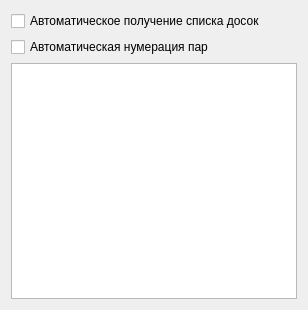
<?xml version="1.0" encoding="UTF-8"?>
<ui version="4.0">
 <class>EditDslamBoardTablePageWidget</class>
 <widget class="QWidget" name="EditDslamBoardTablePageWidget">
  <property name="geometry">
   <rect>
    <x>0</x>
    <y>0</y>
    <width>308</width>
    <height>310</height>
   </rect>
  </property>
  <property name="windowTitle">
   <string>Form</string>
  </property>
  <layout class="QVBoxLayout" name="verticalLayout">
   <item>
    <widget class="QCheckBox" name="autoUpdateBoardListCheckBox">
     <property name="text">
      <string>Автоматическое получение списка досок</string>
     </property>
    </widget>
   </item>
   <item>
    <widget class="QCheckBox" name="autoNumeringPairCheckBox">
     <property name="text">
      <string>Автоматическая нумерация пар</string>
     </property>
    </widget>
   </item>
   <item>
    <widget class="QTableView" name="editDslamBoardListTableView">
     <property name="contextMenuPolicy">
      <enum>Qt::CustomContextMenu</enum>
     </property>
     <property name="alternatingRowColors">
      <bool>true</bool>
     </property>
     <property name="selectionMode">
      <enum>QAbstractItemView::SingleSelection</enum>
     </property>
    </widget>
   </item>
  </layout>
  <action name="getBoardListAction">
   <property name="text">
    <string>Запрос досок с дслама</string>
   </property>
   <property name="toolTip">
    <string>Запрос досок с дслама</string>
   </property>
  </action>
  <action name="editBoardAction">
   <property name="icon">
    <iconset>
     <normalon>:/images/edit.png</normalon>
    </iconset>
   </property>
   <property name="text">
    <string>Изменить</string>
   </property>
   <property name="toolTip">
    <string>Изменить</string>
   </property>
  </action>
  <action name="removeBoardAction">
   <property name="icon">
    <iconset>
     <normalon>:/images/remove.png</normalon>
    </iconset>
   </property>
   <property name="text">
    <string>Удалить</string>
   </property>
   <property name="toolTip">
    <string>Удалить</string>
   </property>
  </action>
  <action name="renumeringBoardPairsAction">
   <property name="text">
    <string>Пронумеровать пары</string>
   </property>
   <property name="toolTip">
    <string>Пронумеровать пары</string>
   </property>
  </action>
 </widget>
 <resources/>
 <connections/>
</ui>
